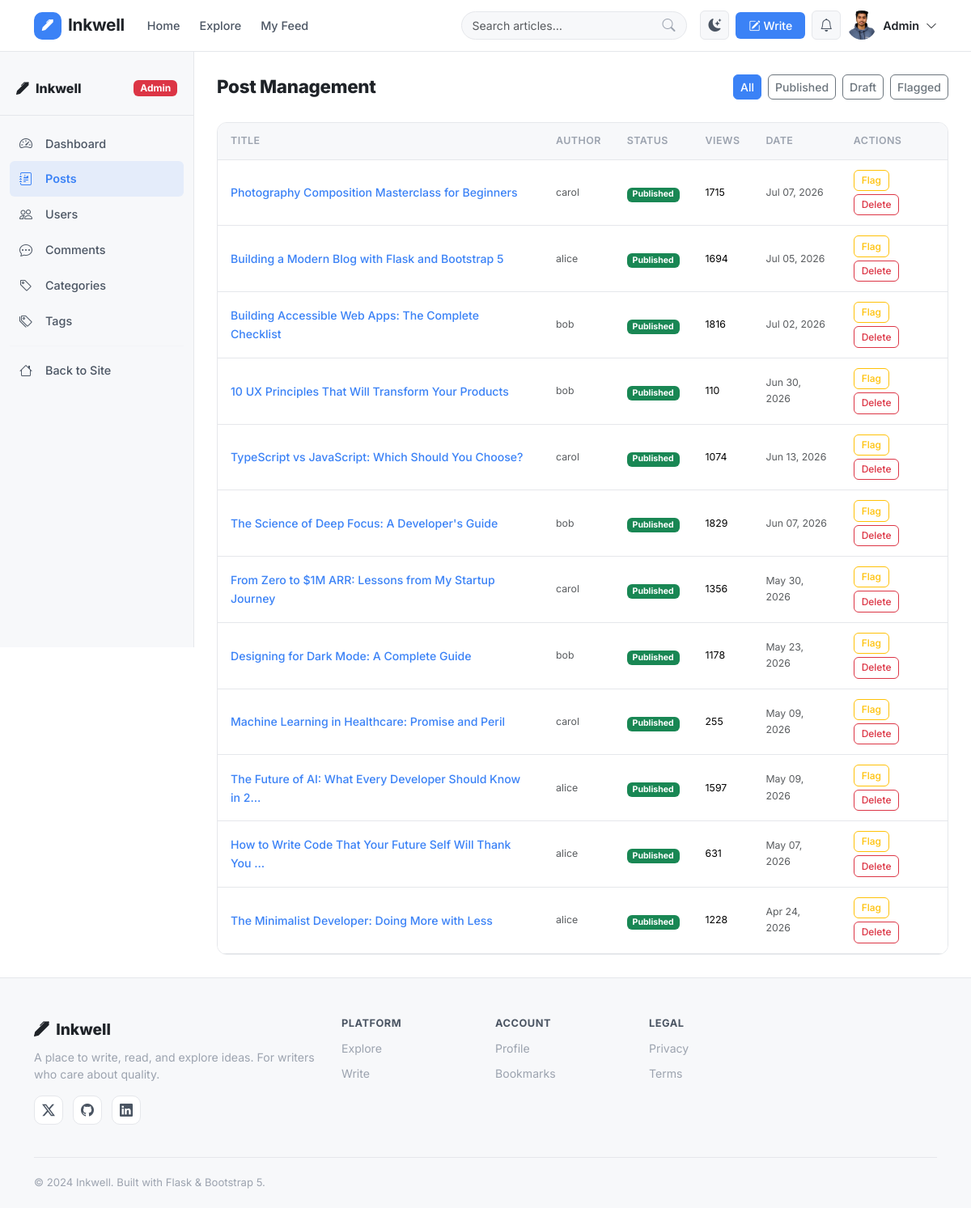
The app's page /admin/posts (signed in) with its own data.
### app/models/user.py (models this page shows, shortened)
class User(db.Model):
    __tablename__ = "users"
    id = db.Column(db.Integer, primary_key=True)
    username = db.Column(db.String(64), unique=True, nullable=False, index=True)
    email = db.Column(db.String(120), unique=True, nullable=False, index=True)
    password_hash = db.Column(db.String(256), nullable=False)
    display_name = db.Column(db.String(100))
    bio = db.Column(db.Text)
    avatar_url = db.Column(db.String(255), default="default_avatar.png")
    website = db.Column(db.String(255))
    twitter = db.Column(db.String(100))
    github = db.Column(db.String(100))
    linkedin = db.Column(db.String(100))
    role = db.Column(db.String(20), default="user")  # user | author | admin
    is_active = db.Column(db.Boolean, default=True)
    is_email_verified = db.Column(db.Boolean, default=False)
    created_at = db.Column(db.DateTime, default=datetime.utcnow)
    updated_at = db.Column(db.DateTime, default=datetime.utcnow, onupdate=datetime.utcnow)
    last_seen = db.Column(db.DateTime)
    posts = db.relationship("Post", backref="author", lazy="dynamic", cascade="all, delete-orphan")
    comments = db.relationship("Comment", backref="author", lazy="dynamic", cascade="all, delete-orphan")
    likes = db.relationship("Like", backref="user", lazy="dynamic", cascade="all, delete-orphan")
    bookmarks = db.relationship("Bookmark", backref="user", lazy="dynamic", cascade="all, delete-orphan")
    notifications = db.relationship("Notification", backref="recipient", lazy="dynamic",
                                    foreign_keys="Notification.user_id", cascade="all, delete-orphan")
    followed = db.relationship(
        "User",
        secondary=followers_table,
        primaryjoin=(followers_table.c.follower_id == id),
        secondaryjoin=(followers_table.c.followed_id == id),
        backref=db.backref("followers", lazy="dynamic"),
        lazy="dynamic",
    )

### app/models/post.py (models this page shows, shortened)
class Post(db.Model):
    __tablename__ = "posts"
    id = db.Column(db.Integer, primary_key=True)
    title = db.Column(db.String(255), nullable=False)
    slug = db.Column(db.String(300), unique=True, nullable=False, index=True)
    excerpt = db.Column(db.String(500))
    content = db.Column(db.Text, nullable=False)
    cover_image = db.Column(db.String(255))
    status = db.Column(db.String(20), default="draft")  # draft | published | flagged
    is_featured = db.Column(db.Boolean, default=False)
    view_count = db.Column(db.Integer, default=0)
    reading_time = db.Column(db.Integer, default=1)  # minutes
    author_id = db.Column(db.Integer, db.ForeignKey("users.id"), nullable=False)
    category_id = db.Column(db.Integer, db.ForeignKey("categories.id"))
    created_at = db.Column(db.DateTime, default=datetime.utcnow)
    updated_at = db.Column(db.DateTime, default=datetime.utcnow, onupdate=datetime.utcnow)
    published_at = db.Column(db.DateTime)
    comments = db.relationship("Comment", backref="post", lazy="dynamic",
                                cascade="all, delete-orphan")
    bookmarks = db.relationship("Bookmark", backref="post", lazy="dynamic",
                                 cascade="all, delete-orphan")
    tags = db.relationship("Tag", secondary=post_tags, backref=db.backref("posts", lazy="dynamic"))

### app/blueprints/admin/__init__.py (the view)
@admin_bp.route("/posts")
@admin_required
def manage_posts():
    current_user = get_current_user()
    page = request.args.get("page", 1, type=int)
    status = request.args.get("status", "")
    query = Post.query
    if status:
        query = query.filter_by(status=status)
    posts = query.order_by(Post.created_at.desc()).paginate(page=page, per_page=20, error_out=False)
    return render_template("admin/posts.html", posts=posts, current_user=current_user, status_filter=status)

### app/blueprints/admin/__init__.py (called while the page is built)
def get_current_user():
    uid = session.get("user_id")
    return User.query.get(uid) if uid else None

def admin_required(fn):
    from functools import wraps
    @wraps(fn)
    def wrapper(*args, **kwargs):
        current_user = get_current_user()
        if not current_user or current_user.role != "admin":
            flash("Admin access required.", "danger")
            return redirect(url_for("main.index"))
        return fn(*args, **kwargs)
    return wrapper

### app/templates/admin/posts.html (shortened to what this page needs)
{% extends "base.html" %}
{% block extra_css %}<link rel="stylesheet" href="{{ url_for('static', filename='css/admin.css') }}">{% endblock %}
{% block content %}
<div class="admin-layout">
  {% include 'admin/partials/sidebar.html' %}
  <div class="admin-main">
    <div class="admin-topbar">
      <h4 class="admin-page-title">Post Management</h4>
      <div class="d-flex gap-2">
        {% for s, label in [('','All'),('published','Published'),('draft','Draft'),('flagged','Flagged')] %}
        <a href="{{ url_for('admin.manage_posts', status=s) }}" class="btn btn-sm {% if status_filter == s %}btn-primary{% else %}btn-outline-secondary{% endif %}">{{ label }}</a>
        {% endfor %}
      </div>
    </div>
    <div class="admin-card">
      <div class="admin-card-body p-0">
        <table class="table table-hover admin-table mb-0">
          <thead><tr><th>Title</th><th>Author</th><th>Status</th><th>Views</th><th>Date</th><th>Actions</th></tr></thead>
          <tbody>
            {% for post in posts.items %}
            <tr>
              <td><a href="{{ url_for('posts.detail', slug=post.slug) }}" target="_blank" class="fw-medium">{{ post.title[:55] }}{% if post.title|length > 55 %}…{% endif %}</a></td>
              <td class="small text-muted">{{ post.author.username }}</td>
              <td>
                {% if post.status == 'published' %}<span class="badge bg-success">Published</span>
                {% elif post.status == 'draft' %}<span class="badge bg-secondary">Draft</span>
                {% else %}<span class="badge bg-danger">Flagged</span>{% endif %}
              </td>
              <td class="small">{{ post.view_count }}</td>
              <td class="small text-muted">{{ post.created_at.strftime('%b %d, %Y') }}</td>
              <td>
                <div class="d-flex gap-1 flex-wrap">
                  {% if post.status == 'flagged' %}
                  <form method="POST" action="{{ url_for('admin.approve_post', post_id=post.id) }}" style="display:inline">
                    <button class="btn btn-xs btn-outline-success">Approve</button>
                  </form>
                  {% elif post.status == 'published' %}
                  <form method="POST" action="{{ url_for('admin.flag_post', post_id=post.id) }}" style="display:inline">
                    <button class="btn btn-xs btn-outline-warning">Flag</button>
                  </form>
                  {% endif %}
                  <form method="POST" action="{{ url_for('admin.delete_post', post_id=post.id) }}" style="display:inline" onsubmit="return confirm('Delete?')">
                    <button class="btn btn-xs btn-outline-danger">Delete</button>
                  </form>
                </div>
              </td>
            </tr>
            {% endfor %}
          </tbody>
        </table>
      </div>
    </div>
  </div>
</div>
{% endblock %}

### app/templates/base.html (shortened to what this page needs)
<!DOCTYPE html>
<html lang="en" data-bs-theme="light">
<head>
  <link href="https://cdn.jsdelivr.net/npm/bootstrap@5.3.2/dist/css/bootstrap.min.css" rel="stylesheet">
  <link href="https://cdn.jsdelivr.net/npm/bootstrap-icons@1.11.3/font/bootstrap-icons.min.css" rel="stylesheet">
  <link href="https://unpkg.com/aos@2.3.4/dist/aos.css" rel="stylesheet">
  <link rel="stylesheet" href="{{ url_for('static', filename='css/main.css') }}">
  {% block extra_css %}{% endblock %}
</head>
<body class="d-flex flex-column min-vh-100">
<nav class="navbar navbar-expand-lg navbar-main sticky-top" id="mainNavbar">
  <div class="container">
    <a class="navbar-brand" href="{{ url_for('main.index') }}">
      <span class="brand-icon"><i class="bi bi-pen-fill"></i></span>
      <span class="brand-text">Inkwell</span>
    </a>
    <div class="collapse navbar-collapse" id="navbarNav">
      <ul class="navbar-nav me-auto">
        <li class="nav-item">
          <a class="nav-link {% if request.endpoint == 'main.index' %}active{% endif %}" href="{{ url_for('main.index') }}">Home</a>
        </li>
        <li class="nav-item">
          <a class="nav-link" href="{{ url_for('posts.index') }}">Explore</a>
        </li>
        {% if current_user %}
        <li class="nav-item">
          <a class="nav-link" href="{{ url_for('users.feed') }}">My Feed</a>
        </li>
        {% endif %}
      </ul>
      <form class="d-flex me-3 search-form" action="{{ url_for('posts.index') }}" method="GET">
        <div class="input-group search-input-group">
          <input type="search" name="q" class="form-control" placeholder="Search articles…" value="{{ request.args.get('q', '') }}">
          <button class="btn btn-search" type="submit"><i class="bi bi-search"></i></button>
        </div>
      </form>
      <ul class="navbar-nav align-items-center gap-2">
        <li class="nav-item">
          <button class="btn btn-theme-toggle" id="themeToggle" title="Toggle dark mode">
            <i class="bi bi-moon-stars-fill" id="themeIcon"></i>
          </button>
        </li>
        {% if current_user %}
        <li class="nav-item">
          <a class="btn btn-write" href="{{ url_for('posts.create') }}">
            <i class="bi bi-pencil-square me-1"></i>Write
          </a>
        </li>
        <li class="nav-item dropdown">
          <button class="btn btn-icon-nav" data-bs-toggle="dropdown">
            <i class="bi bi-bell"></i>
          </button>
        </li>
        <li class="nav-item dropdown">
          <button class="btn p-0 border-0 d-flex align-items-center gap-2" data-bs-toggle="dropdown" id="userMenuBtn">
            <img src="{{ url_for('static', filename=current_user.avatar_url) if current_user.avatar_url else url_for('static', filename='images/default_avatar.png') }}"
                 alt="{{ current_user.username }}" class="avatar-sm rounded-circle" onerror="this.src='/static/images/default_avatar.png'">
            <span class="user-name d-none d-lg-inline">{{ current_user.display_name or current_user.username }}</span>
            <i class="bi bi-chevron-down small"></i>
          </button>
        </li>
        {% endif %}
      </ul>
    </div>
  </div>
</nav>
<main class="flex-grow-1">
  {% block content %}{% endblock %}
</main>
<footer class="site-footer mt-auto">
  <div class="container">
    <div class="row gy-4">
      <div class="col-lg-4">
        <div class="footer-brand">
          <i class="bi bi-pen-fill me-2"></i><span>Inkwell</span>
        </div>
        <p class="footer-tagline">A place to write, read, and explore ideas. For writers who care about quality.</p>
        <div class="social-links">
          <a href="https://x.com/snehitsabale" target="_blank" rel="noopener"><i class="bi bi-twitter-x"></i></a>
          <a href="https://github.com/snehitsabale2108" target="_blank" rel="noopener"><i class="bi bi-github"></i></a>
          <a href="https://www.linkedin.com/in/snehit-sabale-09916b2a3/" target="_blank" rel="noopener"><i class="bi bi-linkedin"></i></a>
        </div>
      </div>
      <div class="col-6 col-lg-2">
        <h6 class="footer-heading">Platform</h6>
        <ul class="footer-links">
          <li><a href="{{ url_for('posts.index') }}">Explore</a></li>
          <li><a href="{{ url_for('posts.create') if current_user else url_for('auth.register') }}">Write</a></li>
        </ul>
      </div>
      <div class="col-6 col-lg-2">
        <h6 class="footer-heading">Account</h6>
        <ul class="footer-links">
          {% if current_user %}
          <li><a href="{{ url_for('users.profile', username=current_user.username) }}">Profile</a></li>
          <li><a href="{{ url_for('users.bookmarks') }}">Bookmarks</a></li>
          {% else %}
          <li><a href="{{ url_for('auth.register') }}">Sign Up</a></li>
          <li><a href="{{ url_for('auth.login') }}">Sign In</a></li>
          {% endif %}
        </ul>
      </div>
      <div class="col-6 col-lg-2">
        <h6 class="footer-heading">Legal</h6>
        <ul class="footer-links">
          <li><a href="{{ url_for('main.privacy') }}">Privacy</a></li>
          <li><a href="{{ url_for('main.terms') }}">Terms</a></li>
        </ul>
      </div>
    </div>
    <div class="footer-bottom">
      <span>© {{ 2024 }} Inkwell. Built with Flask &amp; Bootstrap 5.</span>
    </div>
  </div>
</footer>
</body>
</html>

### app/static/css/admin.css (style rules this page uses)
.admin-layout { display: flex; min-height: calc(100vh - 64px); }
.admin-main { flex: 1; padding: 1.75rem; overflow: auto; }
.admin-topbar { display: flex; align-items: center; justify-content: space-between; flex-wrap: wrap; gap: 1rem; margin-bottom: 1.75rem; }
.admin-page-title { font-size: 1.4rem; font-weight: 800; letter-spacing: -.3px; margin: 0; }
.admin-card { background: var(--ink-bg); border: 1px solid var(--ink-border); border-radius: var(--ink-radius); overflow: hidden; }
.admin-card-body { padding: 1.25rem; }
.admin-table { margin: 0; font-size: .88rem; }
.admin-table th { background: var(--ink-surface); font-weight: 600; font-size: .78rem; text-transform: uppercase; letter-spacing: .4px; color: var(--ink-muted); border-bottom: 1px solid var(--ink-border); padding: .75rem 1rem; }
.admin-table td { padding: .75rem 1rem; vertical-align: middle; border-color: var(--ink-border); }

### records on screen
User: avatar_url (picture), display_name "Admin"
Post: title "Photography Composition Masterclass for Beginners", author.username "carol", status "Published", view_count "1715", created_at "Jul 07, 2026"
Post: title "Building a Modern Blog with Flask and Bootstrap 5", author.username "alice", status "Published", view_count "1694", created_at "Jul 05, 2026"
Post: title "Building Accessible Web Apps: The Complete Checklist", author.username "bob", status "Published", view_count "1816", created_at "Jul 02, 2026"
Post: title "10 UX Principles That Will Transform Your Products", author.username "bob", status "Published", view_count "110", created_at "Jun 30, 2026"
Post: title "TypeScript vs JavaScript: Which Should You Choose?", author.username "carol", status "Published", view_count "1074", created_at "Jun 13, 2026"
Post: title "The Science of Deep Focus: A Developer's Guide", author.username "bob", status "Published", view_count "1829", created_at "Jun 07, 2026"
Post: title "From Zero to $1M ARR: Lessons from My Startup Journey", author.username "carol", status "Published", view_count "1356", created_at "May 30, 2026"
Post: title "Designing for Dark Mode: A Complete Guide", author.username "bob", status "Published", view_count "1178", created_at "May 23, 2026"
Post: title "Machine Learning in Healthcare: Promise and Peril", author.username "carol", status "Published", view_count "255", created_at "May 09, 2026"
Post: title "The Future of AI: What Every Developer Should Know in 2", author.username "alice", status "Published", view_count "1597", created_at "May 09, 2026"
Post: title "How to Write Code That Your Future Self Will Thank You", author.username "alice", status "Published", view_count "631", created_at "May 07, 2026"
Post: title "The Minimalist Developer: Doing More with Less", author.username "alice", status "Published", view_count "1228", created_at "Apr 24, 2026"

### other values on screen
{{ label }} "All" "Published" "Draft" "Flagged"
{{ 2024 }} "2024"
